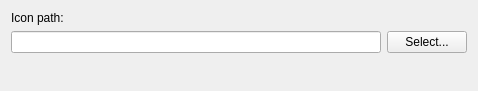
            <widget class="QWidget" name="page_4">
             <property name="geometry">
              <rect>
               <x>0</x>
               <y>0</y>
               <width>478</width>
               <height>91</height>
              </rect>
             </property>
             <attribute name="label">
              <string>Arora</string>
             </attribute>
             <layout class="QGridLayout" name="gridLayout_24">
              <item row="1" column="1">
               <widget class="QLineEdit" name="aroraPath"/>
              </item>
              <item row="1" column="2">
               <widget class="QPushButton" name="aroraPathChooser">
                <property name="text">
                 <string>Select...</string>
                </property>
               </widget>
              </item>
              <item row="2" column="1">
               <spacer name="verticalSpacer_10">
                <property name="orientation">
                 <enum>Qt::Vertical</enum>
                </property>
                <property name="sizeHint" stdset="0">
                 <size>
                  <width>20</width>
                  <height>1</height>
                 </size>
                </property>
               </spacer>
              </item>
              <item row="0" column="1">
               <widget class="QLabel" name="label_38">
                <property name="font">
                 <font>
                  <weight>50</weight>
                  <bold>false</bold>
                 </font>
                </property>
                <property name="text">
                 <string>Icon path:</string>
                </property>
                <property name="wordWrap">
                 <bool>true</bool>
                </property>
               </widget>
              </item>
             </layout>
            </widget>
